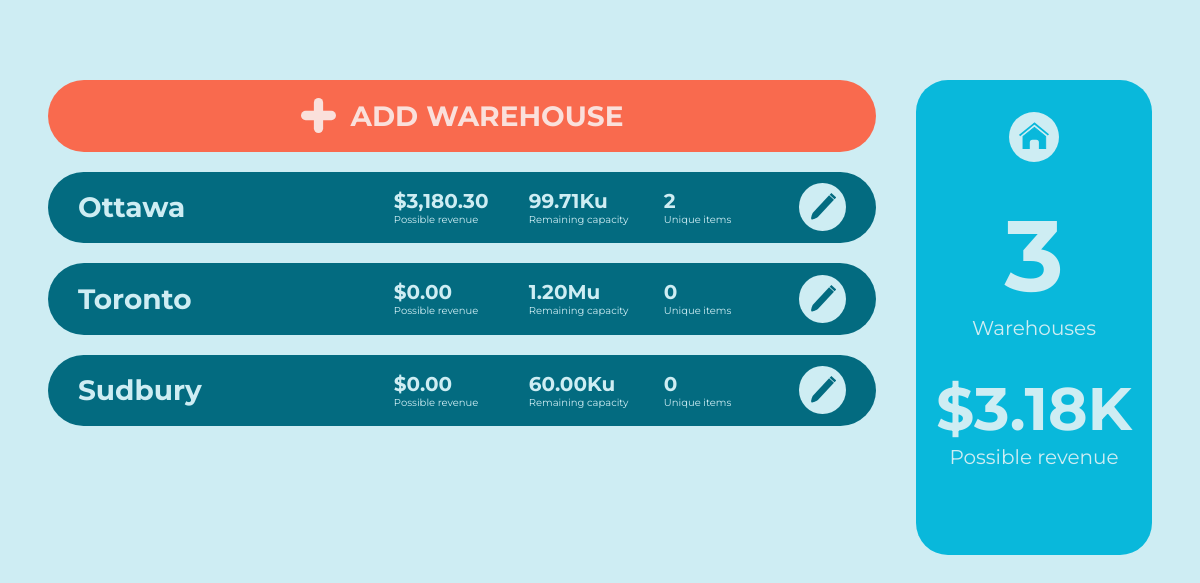
The app's page /warehouses with its own data.
### wms/models.py (models this page shows, shortened)
class Warehouse(db.Model):
    _id = db.Column(db.Integer, primary_key=True)
    name = db.Column(db.String(MAXIMUM_NAME_LEN), unique=True, nullable=False)
    capacity = db.Column(db.Integer, nullable=False)
    items = db.relationship("Item", backref="home_warehouse", lazy=True)
    @hybrid_property
    def remaining_capacity(self):
        capacityUsed = 0
        for item in self.items:
            capacityUsed += item.quantity * ItemTemplate.query.filter_by(_id=item.item_template_id).first().size
        return self.capacity - capacityUsed
    @hybrid_property
    def possible_revenue(self):
        revenue = 0
        for item in self.items:
            item_temp = ItemTemplate.query.filter_by(_id=item.item_template_id).first()
            revenue += item.quantity * (item_temp.price - item_temp.cost)
        return revenue

class Item(db.Model):
    _id = db.Column(db.Integer, primary_key=True)
    quantity = db.Column(db.Integer, nullable=False)
    warehouse = db.Column(db.String(MAXIMUM_NAME_LEN), db.ForeignKey('warehouse.name'), nullable=False)
    item_template_id = db.Column(db.Integer, db.ForeignKey('item_template._id'), nullable=False)

class ItemTemplate(db.Model):
    _id = db.Column(db.Integer, primary_key=True)
    name = db.Column(db.String(MAXIMUM_NAME_LEN), unique=True, nullable=False)
    price = db.Column(db.Float, nullable=False)
    cost = db.Column(db.Float, nullable=False)
    size = db.Column(db.Integer, nullable=False)
    low_threshold = db.Column(db.Integer, nullable=False)
    instances = db.relationship('Item', backref='item_template', lazy=True)  # Instances using this item template

### wms/routes.py (the view)
@app.route("/warehouses", methods=["GET", "POST"])
def warehouses():
    warehouseForm = WarehouseForm()
    warehouseList = Warehouse.query.all()
    possibleRevenue = 0
    for warehouse in warehouseList:
        possibleRevenue += warehouse.possible_revenue
    if warehouseForm.validate_on_submit():
        flash(f'Warehouse "{warehouseForm.name.data}" created.')
        db.session.add(Warehouse(name=warehouseForm.name.data,
                                 capacity=warehouseForm.capacity.data))
        db.session.commit()
        return redirect(url_for('warehouses'))
    return render_template('warehouses.html',
                           warehouseForm=warehouseForm,
                           warehouses=warehouseList,
                           possibleRevenue=possibleRevenue,
                           price_format=price_format,
                           capacity_format=capacity_format)

### wms/functions.py (called while the page is built)
def price_format(price, small=False):
    price = round(price, 2)
    if small:
        if price >= 1000:
            price /= 1000
            return "{:.2f}K".format(price)
    if price < 10000:
        return "{:,.2f}".format(price)
    else:
        if 1000000 < price < 9000000:
            price /= 1000000
            return "{:.2f}M".format(price)
        price /= 1000
        return "{:.2f}K".format(price)

def capacity_format(capacity):
    if capacity < 10000:
        return "{:,}".format(capacity)
    elif 10000 <= capacity <= 999999:
        capacity /= 1000
        return "{:.2f}K".format(capacity)
    else:
        capacity /= 1000000
        return "{:.2f}M".format(capacity)

### wms/templates/warehouses.html (shortened to what this page needs)
<!DOCTYPE html>
{% extends "base.html" %}
{% block content %}
<link rel="stylesheet" href="static/warehouses.css">
<div class="content">
    <div class="list">
        <ul>
            <li>
                <button class="add-warehouse" id="add-warehouse">
                    <img src="static/+.svg" alt="+ button">
                    <h1>Add Warehouse</h1>
                </button>
            </li>
            {% for warehouse in warehouses %}
            <li class="warehouse-card">
                <ul>
                    <li class="name-li">
                       <h1>{{warehouse.name}}</h1>
                    </li>
                    <li>
                        <ul class="stats">
                            <li>
                                <h2>${{price_format(warehouse.possible_revenue)}}</h2>
                                <p>Possible revenue</p>
                            </li>
                            <li>
                                <h2>{{capacity_format(warehouse.remaining_capacity)}}u</h2>
                                <p>Remaining capacity</p>
                            </li>
                            <li>
                                <h2>{{warehouse.items|length}}</h2>
                                <p>Unique items</p>
                            </li>
                        </ul>
                    </li>
                    <li class="edit-li">
                        <a href="{{url_for('view_warehouse', warehouse_name=warehouse.name)}}">
                            <button class="edit-button">
                            </button>
                        </a>
                    </li>
                </ul>
            </li>
            {% endfor %}
        </ul>
    </div>
    <div class="warehouse-stats">
        <ul>
            <li>
                <a href="{{url_for('home')}}" class="home">
                </a>
            </li>
            <li>
                <h1>{{warehouses|length}}</h1>
                <p>Warehouses</p>
            </li>
            <li>
                <h2>
                    ${{price_format(possibleRevenue, small=True)}}
                </h2>
                <p>Possible revenue</p>
            </li>
        </ul>
    </div>
</div>
{% endblock content %}

### wms/static/main.css (style rules this page uses)
body, html { margin: 0; padding: 0; background-color: #CEEDF3; font-family: 'Montserrat', sans-serif; scroll-behavior: smooth; }
a, button { cursor: pointer; font-family: 'Montserrat', sans-serif; text-decoration: none; }
a:link, button:link { text-decoration: none !important; }
img { pointer-events: none; -moz-user-select: none; -ms-user-select: none; user-select: none; -webkit-user-select: none; }

### wms/static/warehouses.css (style rules this page uses)
li { list-style: none; }
body { margin: 5em 3em; }
.content { display: -webkit-box; display: -ms-flexbox; display: flex; }
.list { margin-right: 2.5em; min-width: 75%; height: 475px; overflow-y: scroll; }
.list ul { padding: 0; margin: 0; }
.warehouse-card { color: #CEEDF3; background-color: #036B80; display: -webkit-box; display: -ms-flexbox; display: flex; border-radius: 4em; -webkit-box-align: center; -ms-flex-align: center; align-items: center; padding: 0 30px; margin-bottom: 20px; }
.warehouse-card h1, .warehouse-card a { font-size: 28px; margin-right: 20px; color: #CEEDF3; }
.warehouse-card ul { display: -webkit-box; display: -ms-flexbox; display: flex; -webkit-box-align: center; -ms-flex-align: center; align-items: center; padding: 0; width: 100%; -webkit-box-pack: right; -ms-flex-pack: right; justify-content: right; }
.warehouse-card ul .name-li { margin-right: auto; }
.warehouse-card .stats li { width: 110px; margin-right: 25px; }
.warehouse-card .stats h2 { font-size: 20px; margin: 0; }
.warehouse-card .stats p { font-size: 10px; margin: 0; }
.warehouse-card .edit-li { display: -webkit-box; display: -ms-flexbox; display: flex; -webkit-box-pack: center; -ms-flex-pack: center; justify-content: center; -webkit-box-align: center; -ms-flex-align: center; align-items: center; }
.warehouse-card .edit-li a { margin: 0; }
.warehouse-card .edit-button { background-color: #CEEDF3; border-radius: 50%; border: none; display: -webkit-box; display: -ms-flexbox; display: flex; -ms-flex-line-pack: center; align-content: center; padding: 10px; }
.add-warehouse, .add-items { background-color: #F96A4E; color: #FAE0DB; text-transform: uppercase; font-weight: 800; display: -webkit-box; display: -ms-flexbox; display: flex; border: none; border-radius: 4em; width: 100%; -webkit-box-pack: center; -ms-flex-pack: center; justify-content: center; -webkit-box-align: center; -ms-flex-align: center; align-items: center; padding: 0; margin-bottom: 20px; }
.add-warehouse img, .add-items img { margin-right: 15px; width: 35px; height: 35px; }
.add-warehouse h1, .add-items h1 { font-size: 28px; }
.warehouse-stats { background-color: #09B8DB; color: #CEEDF3; border-radius: 2em; width: 100%; padding: 2em 1em; }
.warehouse-stats ul { padding: 0; margin: 0; }
.warehouse-stats ul li { display: block; text-align: center; margin-bottom: 2em; }
.warehouse-stats a { display: -webkit-box; display: -ms-flexbox; display: flex; width: 50px; height: 50px; background-color: #CEEDF3; border-radius: 50%; margin: 0 auto; -webkit-box-pack: center; -ms-flex-pack: center; justify-content: center; -webkit-box-align: center; -ms-flex-align: center; align-items: center; }
.warehouse-stats a svg { width: 30px; height: 30px; display: inline-block; }
.warehouse-stats h1 { font-size: 100px; margin: 0; }
.warehouse-stats h2 { font-size: 60px; margin: 0; }
.warehouse-stats p { margin: 0; font-size: 20px; }

### records on screen
Warehouse: name "Ottawa", items|length "2"
Item: quantity.cost "3,180.30", quantity.capacity "99.71K"
Warehouse: name "Toronto", possible_revenue "0.00", capacity "1.20M", items|length "0"
Warehouse: name "Sudbury", possible_revenue "0.00", capacity "60.00K", items|length "0"

### other values on screen
{{ warehouses|length }} "3"
{{ price_format(possibleRevenue, small=True) }} "3.18K"
